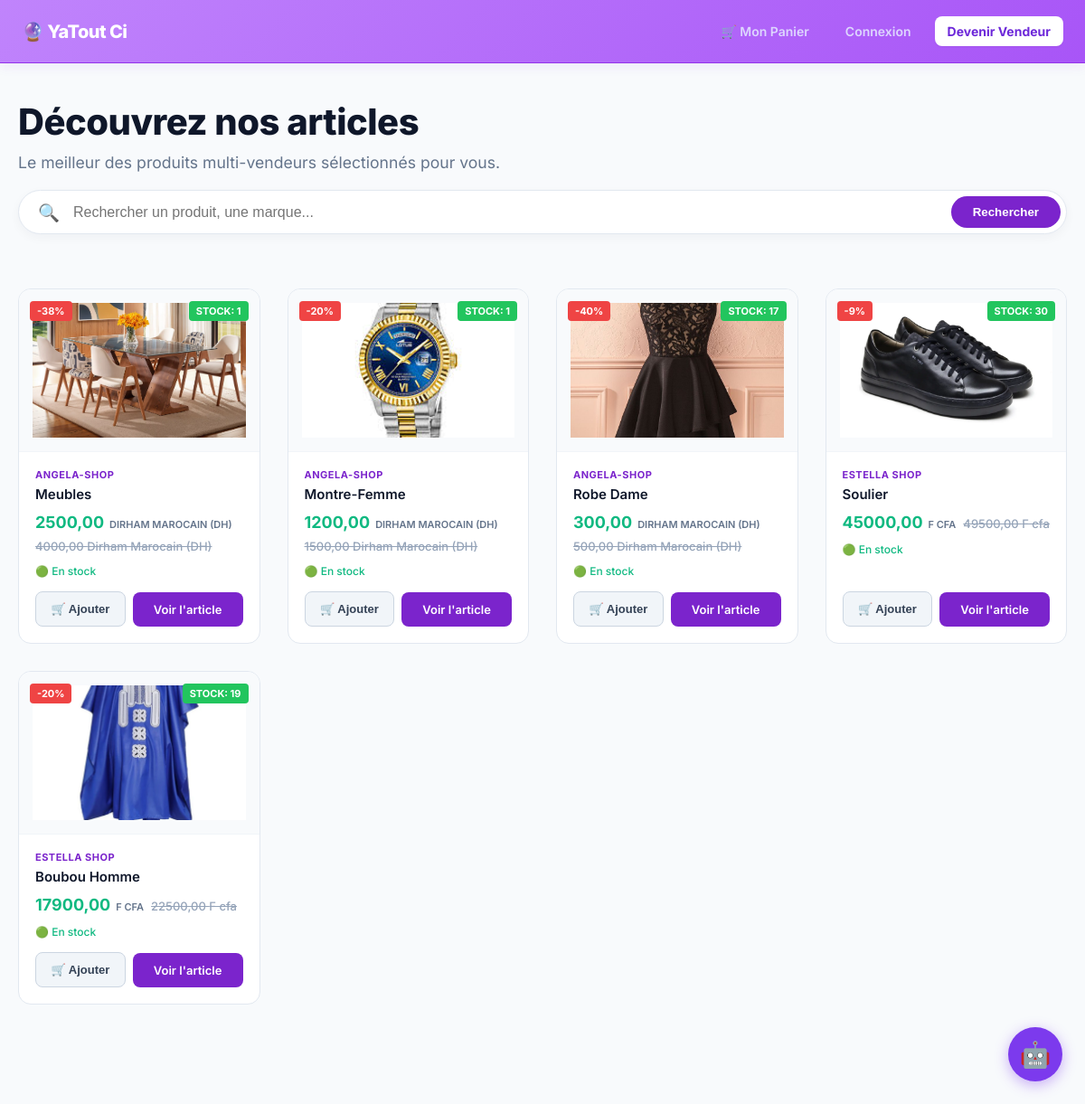
Screenshot of /boutique/ with the database file from the repository.
### shop/models.py (models this page shows, shortened)
class Produit(models.Model):
    vendeur = models.ForeignKey(Vendeur, on_delete=models.CASCADE, related_name='produits')
    nom = models.CharField(max_length=255)
    description = models.TextField()
    prix = models.DecimalField(max_digits=10, decimal_places=2)
    ancien_prix = models.DecimalField(max_digits=10, decimal_places=2, blank=True, null=True)
    image = models.ImageField(upload_to='produits/', blank=True, null=True)
    stock = models.PositiveIntegerField(default=10)
    date_ajout = models.DateTimeField(auto_now_add=True)
    @property
    def reduction_pourcentage(self):
        if self.ancien_prix and self.ancien_prix > self.prix:
            rabais = ((self.ancien_prix - self.prix) / self.ancien_prix) * 100
            return int(round(rabais))
        return 0

class Vendeur(models.Model):
    CHOIX_DEVISES = [
        ('EUR', 'Euro (€)'),
        ('USD', 'Dollar US ($)'),
        ('MAD', 'Dirham Marocain (DH)'),
        ('XOF', 'F cfa '),
        ('CAD', 'Dollar Canadien ($CA)'),
    ]
    user = models.OneToOneField(User, on_delete=models.CASCADE)
    nom_boutique = models.CharField(max_length=255)
    description = models.TextField(blank=True)
    devise = models.CharField(max_length=3, choices=CHOIX_DEVISES, default='EUR')
    date_creation = models.DateTimeField(auto_now_add=True)

### shop/views.py (the view)
# urls.py: path('boutique/', views.accueil, name='accueil'),
def accueil(request):
    recherche = request.GET.get('q', '')
    if recherche:
        produits = Produit.objects.filter(
            Q(nom__icontains=recherche) | Q(description__icontains=recherche)
        ).order_by('-date_ajout')
    else:
        produits = Produit.objects.all().order_by('-date_ajout')
    context = {
        'produits': produits,
        'recherche': recherche,
    }
    return render(request, 'shop/accueil.html', context)

### shop/templates/shop/accueil.html (shortened to what this page needs)
{% extends 'shop/base.html' %}
{% load static %}
{% block content %}
<div class="yt-main-shop-wrapper">
    <div class="container text-center" style="margin-top: 40px; margin-bottom: 20px;">
        <h1 style="font-size: 2.5rem; font-weight: 800; color: #0f172a; margin-bottom: 10px; letter-spacing: -0.5px;">Découvrez nos articles</h1>
        <p style="color: #64748b; font-size: 1.1rem;">Le meilleur des produits multi-vendeurs sélectionnés pour vous.</p>
    </div>
    <div class="container" style="max-width: 600px; margin-bottom: 40px;">
        <form method="GET" action="." style="display: flex; gap: 10px; align-items: center; background: #ffffff; padding: 6px; border-radius: 30px; box-shadow: 0 4px 12px rgba(15, 23, 42, 0.04); border: 1px solid #e2e8f0;">
            <span style="margin-left: 15px; font-size: 1.2rem; color: #94a3b8;">🔍</span>
            <input
                type="search"
                name="q"
                value="{{ query|default:'' }}"
                placeholder="Rechercher un produit, une marque..."
                style="flex: 1; border: none; outline: none; font-size: 1rem; color: #334155; background: transparent; padding: 8px 5px;"
                aria-label="Rechercher un article"
            >
            <button type="submit" style="background-color: #7b24cc; color: #ffffff; border: none; padding: 10px 24px; font-weight: 600; border-radius: 20px; cursor: pointer;">
                Rechercher
            </button>
        </form>
    </div>
    <div class="container">
        <div class="yt-products-grid">
            {% for produit in produits %}
                <div class="yt-product-card">
                    <div style="position: absolute; top: 12px; left: 12px; width: calc(100% - 24px); display: flex; justify-content: space-between; align-items: center; z-index: 5;">
                        <div>
                            {% if produit.reduction_pourcentage > 0 %}
                                <span style="background-color: #ef4444; color: white; padding: 4px 8px; font-weight: bold; border-radius: 4px; font-size: 11px;">-{{ produit.reduction_pourcentage }}%</span>
                            {% else %}
                                <span></span>
                            {% endif %}
                        </div>
                        <div>
                            {% if produit.stock > 0 %}
                                <span style="background-color: #22c55e; color: white; padding: 4px 8px; font-weight: bold; border-radius: 4px; font-size: 11px; text-transform: uppercase; line-height: 1;">
                                    Stock: {{ produit.stock }}
                                </span>
                            {% endif %}
                        </div>
                    </div>
                    <div class="yt-card-img-wrapper" style="height: 180px; background-color: #f8fafc; display: flex; align-items: center; justify-content: center; overflow: hidden; border-bottom: 1px solid #f1f5f9;">
                        {% if produit.image %}
                            <img src="{{ produit.image.url }}" alt="{{ produit.nom }}" style="width: 100%; height: 100%; object-fit: cover;">
                        {% else %}
                            <img src="https://placeholder.com" alt="Image indisponible" style="width: 100%; height: 100%; object-fit: cover;">
                        {% endif %}
                    </div>
                    <div class="yt-card-body">
                        <span class="yt-card-vendor">{{ produit.vendeur.nom_boutique|default:"Boutique YaTout" }}</span>
                        <h2 class="yt-card-title">{{ produit.nom }}</h2>
                        <div class="yt-card-price-box">
                            <span class="yt-card-price">
                                {{ produit.prix }}
                                <span class="yt-card-price-currency">{{ produit.vendeur.get_devise_display }}</span>
                            </span>
                            {% if produit.ancien_prix %}
                                <span class="yt-card-old-price">
                                    {{ produit.ancien_prix }} {{ produit.vendeur.get_devise_display }}
                                </span>
                            {% endif %}
                        </div>
                        <div style="margin-bottom: 15px; font-size: 12px;">
                            {% if produit.stock > 0 %}
                                <span style="color: #10b981; font-weight: 500;">🟢 En stock</span>
                            {% else %}
                                <span style="color: #ef4444; font-weight: 500;">🔴 Rupture de stock</span>
                            {% endif %}
                        </div>
                        <div class="yt-card-actions-row">
                            <form action="{% url 'panier_ajouter' produit.id %}" method="POST" class="yt-card-form-left">
                                <button type="submit" class="yt-card-btn-cart" {% if produit.stock == 0 %}disabled{% endif %}>
                                    🛒 Ajouter
                                </button>
                            </form>
                            <a href="{% url 'detail_produit' produit.pk %}" class="yt-card-btn-view">
                                Voir l'article
                            </a>
                        </div>
                    </div>
                </div>
            {% endfor %}
        </div>
    </div>
</div>
{% endblock %}

### shop/static/shop/js/css/style.css (style rules this page uses)
* { box-sizing: border-box; margin: 0; padding: 0; }
.container { max-width: 1200px; margin: 0 auto; padding: 0 20px; width: 100%; }
.yt-products-grid { display: grid; grid-template-columns: repeat(auto-fill, minmax(280px, 1fr)); gap: 30px; padding: 20px 0 60px 0; }
.yt-product-card { background: #ffffff; border-radius: 12px; border: 1px solid #f3e8ff; position: relative; overflow: hidden; display: flex; flex-direction: column; justify-content: space-between; transition: transform 0.3s ease, box-shadow 0.3s ease; }
.yt-card-img-wrapper { background-color: #faf5ff; height: 240px; display: flex; justify-content: center; align-items: center; padding: 15px; border-bottom: 1px solid #f3e8ff; }
.yt-card-img-wrapper img { max-width: 100%; max-height: 100%; object-fit: contain; }
.yt-card-body { padding: 20px; display: flex; flex-direction: column; flex-grow: 1; }
.yt-card-vendor { font-size: 0.75rem; text-transform: uppercase; font-weight: 700; color: #c084fc; letter-spacing: 0.5px; margin-bottom: 6px; }
.yt-card-title { font-size: 1.15rem; font-weight: 700; color: #1e293b; margin: 0 0 10px 0; line-height: 1.4; }
.yt-card-price-box { display: flex; align-items: baseline; gap: 10px; margin-bottom: 10px; }
.yt-card-price { font-size: 1.3rem; font-weight: 800; color: #a855f7; }
.yt-card-old-price { font-size: 0.95rem; color: #94a3b8; text-decoration: line-through; }
.yt-card-vendor { font-size: 0.75rem; text-transform: uppercase; font-weight: 700; color: #2563eb; letter-spacing: 0.5px; margin-bottom: 6px; }
.yt-card-price { font-size: 1.3rem; font-weight: 800; color: #16a34a; }
.yt-card-price-box { display: flex; align-items: baseline; gap: 8px; margin-bottom: 10px; }
.yt-card-price-currency { color: #ca8a04; font-size: 0.75rem; font-weight: 600; text-transform: uppercase; margin-left: 2px; }
.yt-card-actions-row { display: flex; gap: 10px; align-items: center; margin-top: auto; width: 100%; }
.yt-card-form-left { flex: 0 0 auto; }
.yt-card-actions-row { display: flex; gap: 8px; align-items: center; margin-top: auto; width: 100%; }
.yt-card-form-left { flex: 1; width: 50%; }
.yt-card-btn-cart { width: 100%; background-color: #faf5ff; border: 1px solid #e9d5ff; color: #a855f7; font-size: 0.82rem; font-weight: 700; padding: 10px 4px; border-radius: 8px; cursor: pointer; display: flex; align-items: center; justify-content: center; gap: 4px; transition: all 0.2s ease; }
.yt-card-btn-view { flex: 1; width: 50%; text-align: center; background-color: #a855f7; color: #ffffff; text-decoration: none; padding: 10px 4px; border-radius: 8px; font-weight: 700; font-size: 0.82rem; transition: background-color 0.2s ease; display: flex; align-items: center; justify-content: center; }
html { scroll-behavior: smooth; }

### rows the page displays
Produit: reduction_pourcentage "38", stock "1", image (picture), vendeur.nom_boutique "ANGELA-SHOP", nom "Meubles", prix "2500,00", vendeur.devise "DIRHAM MAROCAIN (DH)", ancien_prix "4000,00", vendeur.devise "Dirham Marocain (DH)", shows "🟢 En stock"
Produit: reduction_pourcentage "20", stock "1", image (picture), vendeur.nom_boutique "ANGELA-SHOP", nom "Montre-Femme", prix "1200,00", vendeur.devise "DIRHAM MAROCAIN (DH)", ancien_prix "1500,00", vendeur.devise "Dirham Marocain (DH)", shows "🟢 En stock"
Produit: reduction_pourcentage "40", stock "17", image (picture), vendeur.nom_boutique "ANGELA-SHOP", nom "Robe Dame", prix "300,00", vendeur.devise "DIRHAM MAROCAIN (DH)", ancien_prix "500,00", vendeur.devise "Dirham Marocain (DH)", shows "🟢 En stock"
Produit: reduction_pourcentage "9", stock "30", image (picture), vendeur.nom_boutique "ESTELLA SHOP", nom "Soulier", prix "45000,00", vendeur.devise "F CFA", ancien_prix "49500,00", vendeur.devise "F cfa", shows "🟢 En stock"
Produit: reduction_pourcentage "20", stock "19", image (picture), vendeur.nom_boutique "ESTELLA SHOP", nom "Boubou Homme", prix "17900,00", vendeur.devise "F CFA", ancien_prix "22500,00", vendeur.devise "F cfa", shows "🟢 En stock"
